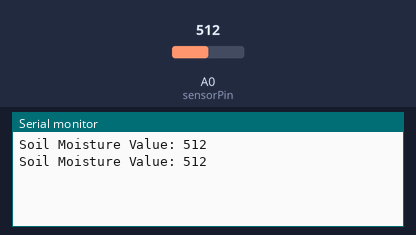
Recording of a sketch running on a simulated Arduino Uno, built with avr-gcc and run on an emulated ATmega328P. Shown: the last lines printed to the serial monitor. Inputs (shaded band) come from the test bench; at power-on: A0 (sensorPin) = 512.

Above: at 1.8 s.
1.9 s: A0 (sensorPin) set to 716
At 2.8 s:
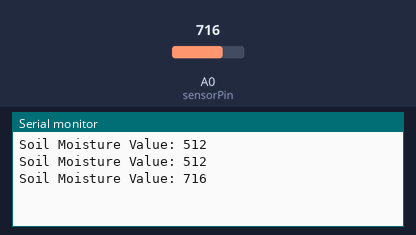
3.4 s: A0 (sensorPin) set to 900
At 4.8 s:
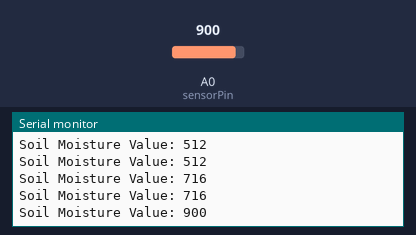
Timing chart, 0 to 6.4 s (numbered marks = the images above; inputs shaded):
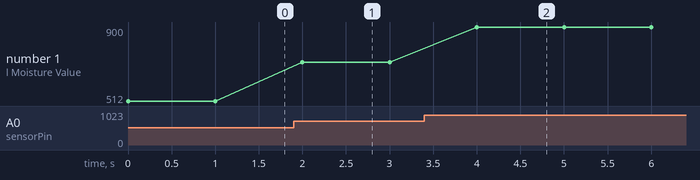

The sketch:

codArduino.ino
```cpp
// Define the pin where the sensor is connected
const int sensorPin = A0;

// Variable to store the sensor value
int sensorValue = 0;

void setup() {
    // Initialize serial communication at 9600 bits per second
    Serial.begin(9600);
}

void loop() {
    // Read the value from the sensor
    sensorValue = analogRead(sensorPin);

    // Print the sensor value to the serial monitor
    Serial.print("Soil Moisture Value: ");
    Serial.println(sensorValue);

    // Wait for a second before reading again
    delay(1000);
}
```

Measured:
- after the input at 1.9 s, the serial monitor: prints a new line after 0.10 s (image 1)
- after the input at 3.4 s, the serial monitor: prints a new line after 0.60 s (image 2)
- plotted number 1: 512 → 716 after the input at 1.9 s, 716 → 900 after the input at 3.4 s
